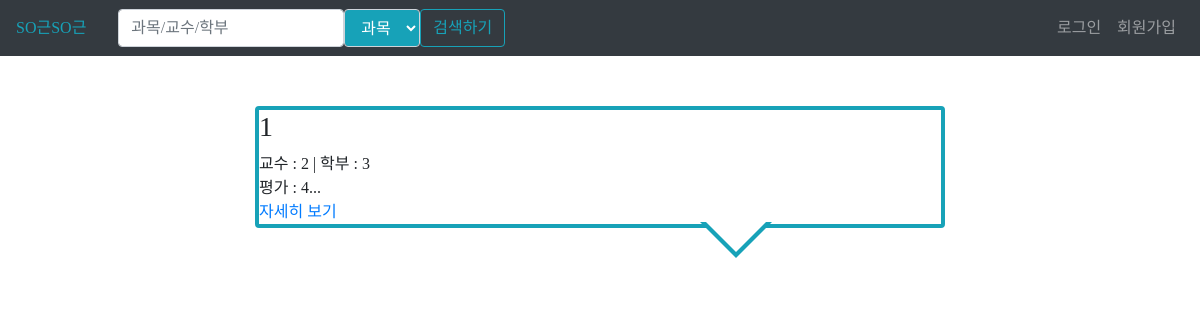
Page /home/ on the earlier database version.
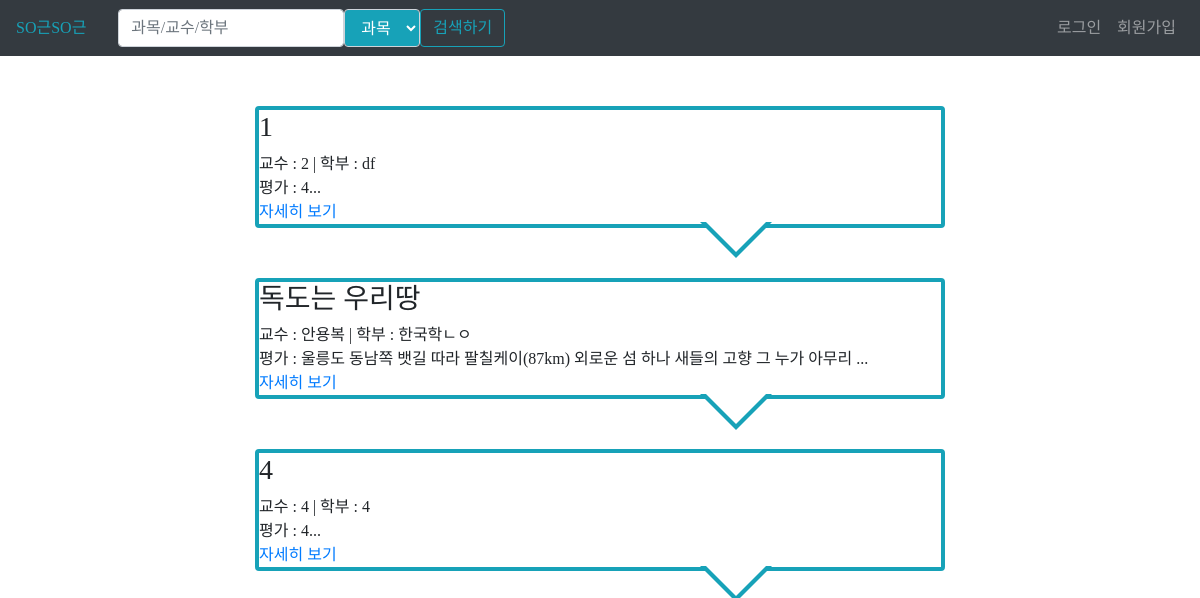
Same page on the later database version.
### sgapp/models.py (models this page shows, shortened)
class Course(models.Model):
    objects = models.Manager()
    name = models.CharField(max_length=50)
    prof = models.CharField(max_length=30)
    dep = models.CharField(max_length=50)
    eval = models.TextField(default="")
    author = models.CharField(max_length=30, null=True, blank=True)
    def summary(self):
        return self.eval[:50]

### sgapp/views.py (the view)
# urls.py: 2. Add a URL to urlpatterns:  path('', views.home, name='home')
def home(request):
    crs = Course.objects.all()
    return render(request, 'sgapp/home.html', {'crs':crs})

### sgapp/templates/sgapp/home.html
{% extends 'sgapp/base.html' %}
{% block content %}
<div class="container">
    {% for c in crs %}
    <div class="arrow_box">
        <h3>{{c.name}}</h3>
        교수 : {{c.prof}} | 학부 : {{c.dep}}<br>
        평가 : {{c.summary}}...<br>
        <a href="{% url 'detail' c.id %}" >자세히 보기</a> <br>
    </div>
    {% endfor %}
</div>
{% endblock %}

Differences in the rows shown:
changed Course (number 1 of 3 on the later page): dep "3" → "df"
added Course: name "독도는 우리땅", prof "안용복", dep "한국학ㄴㅇ", summary "울릉도 동남쪽 뱃길 따라 팔칠케이(87km) 외로운 섬 하나 새들의 고향 그 누가 아무리"
added Course: name "4", prof "4", dep "4", summary "4"
